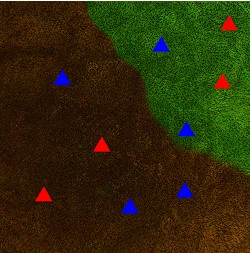
#> input picture image2.jpg, 250 x 253 px
$ python codefordrone.py
#> lines starting #> are read from the running program, lines starting #| are printed output that depends on the picture; after the words box and inside, x2 and y2 are one past the last pixel; in counts of white or black regions, pixels touching at a corner belong together
import cv2
import numpy as np

def count_houses(mask):
    """Counts the number of houses in the given mask."""
    contours, _ = cv2.findContours(mask.astype(np.uint8), cv2.RETR_TREE, cv2.CHAIN_APPROX_SIMPLE)
    return len(contours)

def get_house_priority(color):
    """Returns the priority of the houses of the given color."""
    if color == red_house_color:
        return 1
    elif color == blue_house_color:
        return 2
    return 0  # Default priority for other colors

def calculate_rescue_ratio(pb, pg):
    """Calculates the rescue ratio."""
    return pb / pg if pg != 0 else float('inf')

# Define colors and priorities
red_house_color = (0, 0, 255)   # Red color in BGR format
blue_house_color = (255, 0, 0)  # Blue color in BGR format

# Load the input image
input_image_path = 'image2.jpg'
image = cv2.imread(input_image_path)
#> image is the input picture: shape (253, 250, 3); mean B, G, R 10.5, 42.9, 48

# Define color ranges with tolerance
red_lower = np.array([0, 0, 150])
red_upper = np.array([100, 100, 255])
blue_lower = np.array([150, 0, 0])
blue_upper = np.array([255, 100, 100])


## !!!!! TRIED TO CHANGE THE WHOLE BLURRED GREEN AND BLURRED BROWN, BUT COULDN'T CHANGE TO SOLID COLOR !!!!!!!


#Create masks for burnt (brown) and unburnt (green) areas
#burnt_mask = cv2.inRange(image, brown_lower, brown_upper)
#unburnt_mask = cv2.inRange(image, green_lower, green_upper)

# Count houses in the burnt and unburnt areas
#houses_in_burnt = count_houses(burnt_mask)
#houses_in_unburnt = count_houses(unburnt_mask)

# Create solid color images for burnt and unburnt areas
#burnt_color = np.zeros_like(image)
#burnt_color[burnt_mask != 0] = [0, 255, 255]  # yellow color for burnt areas

#unburnt_color = np.zeros_like(image)
#unburnt_color[unburnt_mask != 0] = [128,0, 128]   # Purple color for unburnt areas

# Merge the solid color images with the original image
#result_image = cv2.add(image, burnt_color)
#result_image = cv2.add(result_image, unburnt_color)


#Green:

#Lower Bound =  np.array([0, 100, 0]) (lower limit of green color)
#Upper Bound =  np.array([100, 255, 100]) (upper limit of green color)

#Brown:

#Lower Bound =  np.array([50, 50, 0]) (lower limit of brown color)
#Upper Bound =  np.array([150, 100, 50]) (upper limit of brown color)

# Create masks for red and blue houses
red_house_mask = cv2.inRange(image, red_lower, red_upper)
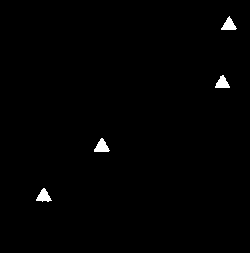
#> red_house_mask: shape (253, 250); 0.8% white; 4 white regions, box (x1, y1, x2, y2) and area: (94, 138, 110, 152) 135, (36, 188, 52, 202) 126, (221, 16, 237, 30) 123, (215, 75, 230, 88) 120
blue_house_mask = cv2.inRange(image, blue_lower, blue_upper)
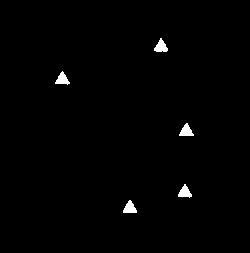
#> blue_house_mask: shape (253, 250); 0.91% white; 5 white regions

# Count houses
houses_on_burnt = count_houses(red_house_mask)
#> in count_houses, `contours, _ = cv2.findContours(mask.astype(np.uint8), cv2.RETR_TREE, c..`: contours = 4 contours; box (x1, y1, x2, y2) and area: (94, 138, 110, 152) 114, (36, 188, 52, 202) 105, (221, 16, 237, 30) 102, (215, 75, 230, 88) 99
#> houses_on_burnt = 4
houses_on_green = count_houses(blue_house_mask)
#> in count_houses (call 2), `contours, _ = cv2.findContours(mask.astype(np.uint8), cv2.RETR_TREE, c..`: contours = 5 contours; box (x1, y1, x2, y2) and area: (154, 38, 168, 52) 99, (123, 200, 137, 213) 97, (179, 123, 194, 136) 96, (178, 184, 192, 198) 93, (55, 71, 70, 85) 93
#> houses_on_green = 5

# Calculate priorities of houses
priority_burnt = get_house_priority(red_house_color) * houses_on_burnt + \
                 get_house_priority(blue_house_color) * houses_on_burnt
#> priority_burnt = 12
priority_green = get_house_priority(red_house_color) * houses_on_green + \
                 get_house_priority(blue_house_color) * houses_on_green
#> priority_green = 15

# Calculate rescue ratio
rescue_ratio = calculate_rescue_ratio(priority_burnt, priority_green)
#> rescue_ratio = 0.8

# Print the results
print("House Counts (Hb, Hg):", houses_on_burnt, houses_on_green)
#| House Counts (Hb, Hg): 4 5
print("House Priorities (Pb, Pg):", priority_burnt, priority_green)
#| House Priorities (Pb, Pg): 12 15
print("Rescue Ratio:", rescue_ratio)
#| Rescue Ratio: 0.8

$ run again, with image1.jpg copied over image2.jpg
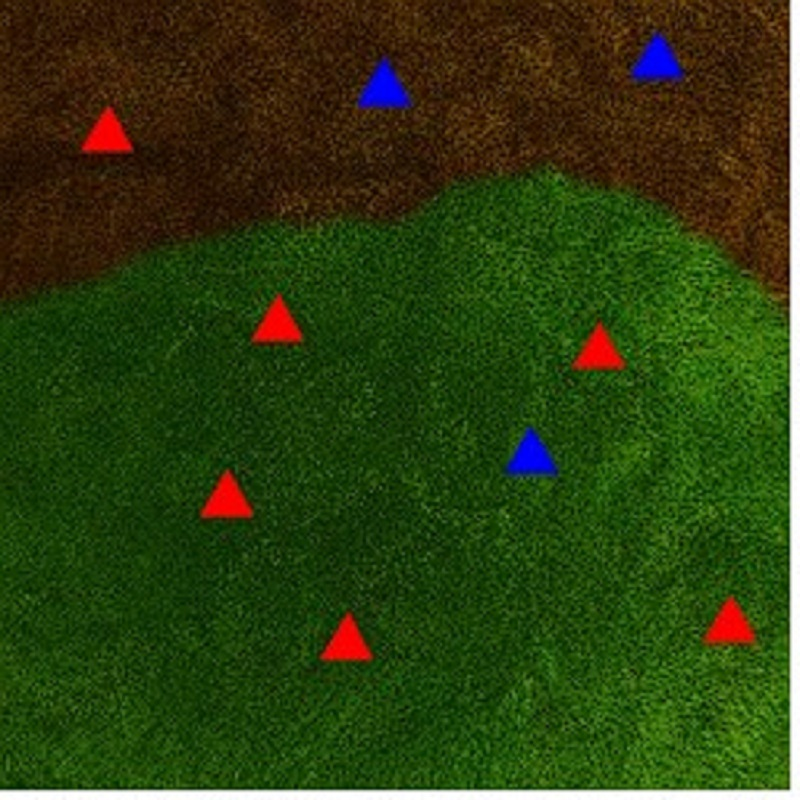
#> input picture image1.jpg, 800 x 800 px
#> image is the input picture: shape (800, 800, 3); mean B, G, R 16.5, 62.8, 45
#> `red_house_mask = cv2.inRange(image, red_lower, red_upper)`:
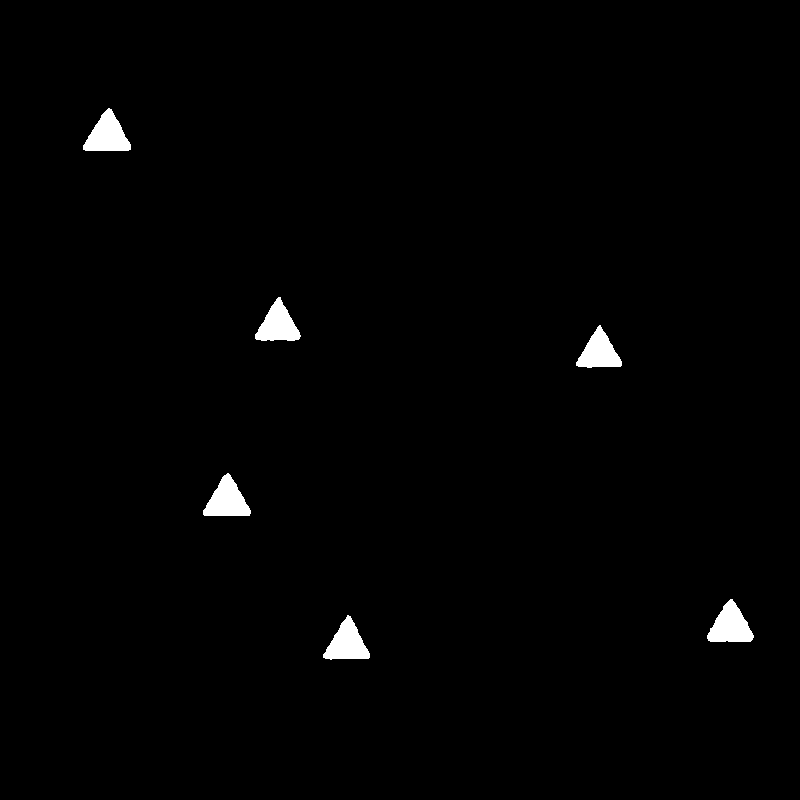
#> red_house_mask: shape (800, 800); 1.1% white; 6 white regions, box (x1, y1, x2, y2) and area: (707, 599, 754, 642) 1238, (83, 108, 131, 151) 1234, (203, 473, 251, 516) 1220, (323, 615, 370, 660) 1181, (255, 297, 301, 341) 1154, (576, 325, 622, 368) 1105
#> `blue_house_mask = cv2.inRange(image, blue_lower, blue_upper)`:
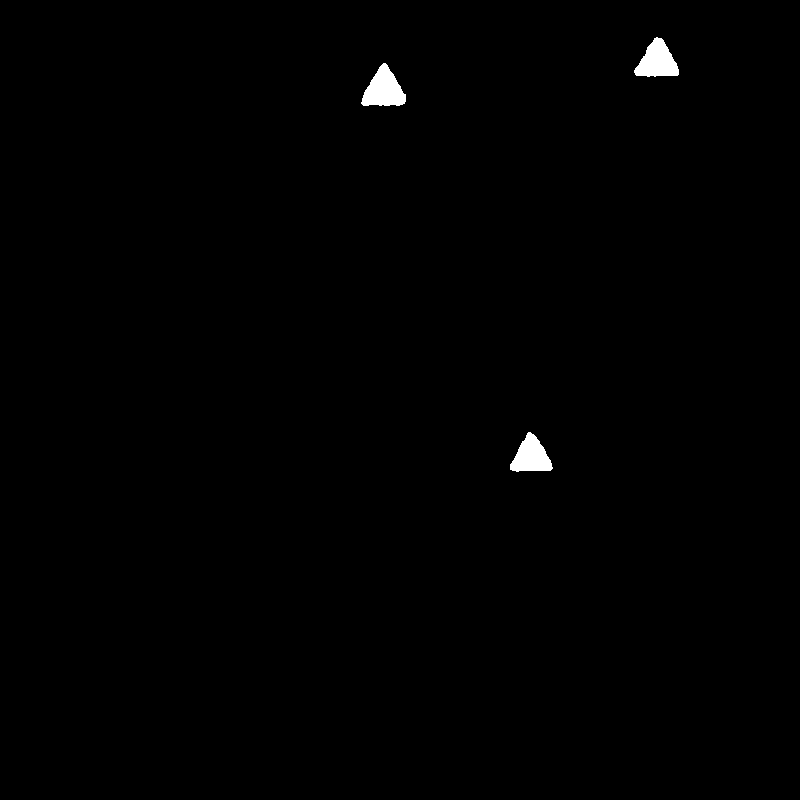
#> blue_house_mask: shape (800, 800); 0.52% white; 3 white regions
#> contours = 6 contours; box (x1, y1, x2, y2) and area: (707, 599, 754, 642) 1173, (83, 108, 131, 151) 1168, (203, 473, 251, 516) 1154, (323, 615, 370, 660) 1114, (255, 297, 301, 341) 1089, (576, 325, 622, 368) 1041
#> houses_on_burnt = 6
#> contours = 3 contours; box (x1, y1, x2, y2) and area: (361, 63, 406, 106) 1131, (634, 37, 679, 77) 1052, (510, 432, 553, 472) 988
#> houses_on_green = 3
#> priority_burnt = 18
#> priority_green = 9
#> rescue_ratio = 2
#| House Counts (Hb, Hg): 6 3
#| House Priorities (Pb, Pg): 18 9
#| Rescue Ratio: 2.0

$ run again, with image3.jpg copied over image2.jpg
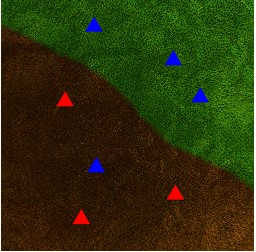
#> input picture image3.jpg, 256 x 252 px
#> image is the input picture: shape (252, 256, 3); mean B, G, R 13, 51.2, 47.3
#> `red_house_mask = cv2.inRange(image, red_lower, red_upper)`:
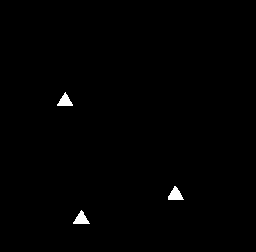
#> red_house_mask: shape (252, 256); 0.6% white; 3 white regions, box (x1, y1, x2, y2) and area: (168, 186, 184, 200) 135, (73, 210, 90, 224) 129, (57, 92, 73, 106) 123
#> `blue_house_mask = cv2.inRange(image, blue_lower, blue_upper)`:
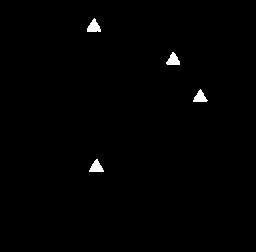
#> blue_house_mask: shape (252, 256); 0.72% white; 4 white regions
#> contours = 3 contours; box (x1, y1, x2, y2) and area: (168, 186, 184, 200) 113, (73, 210, 90, 224) 107, (57, 92, 73, 106) 102
#> houses_on_burnt = 3
#> contours = 4 contours; box (x1, y1, x2, y2) and area: (87, 18, 101, 32) 102, (89, 159, 104, 172) 96, (166, 52, 180, 65) 96, (193, 89, 208, 102) 92
#> houses_on_green = 4
#> priority_burnt = 9
#> priority_green = 12
#> rescue_ratio = 0.75
#| House Counts (Hb, Hg): 3 4
#| House Priorities (Pb, Pg): 9 12
#| Rescue Ratio: 0.75
